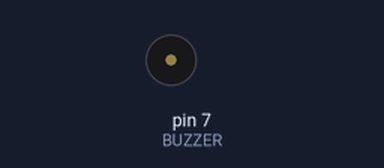
Simulated run of this sketch. Board: Arduino Uno, built with avr-gcc and run on an emulated ATmega328P. Parts: buzzer (waves = sounding).

Above: at 0.6 s.
Timing chart, 0 to 3.0 s (numbered marks = the images above):
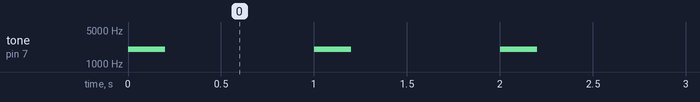

Measured:
- by itself, tone on pin 7 (BUZZER): alternates 2000 Hz for 0.20 s and silent for 0.80 s

The sketch:

buzzer_test.ino
```cpp
const int BUZZER = 7;

void setup() {
  pinMode(BUZZER, OUTPUT);
}

void loop() {
  tone(BUZZER, 2000, 200);   // 2000 Hz for 200 ms
  delay(1000);               // wait 1 second
}
```
